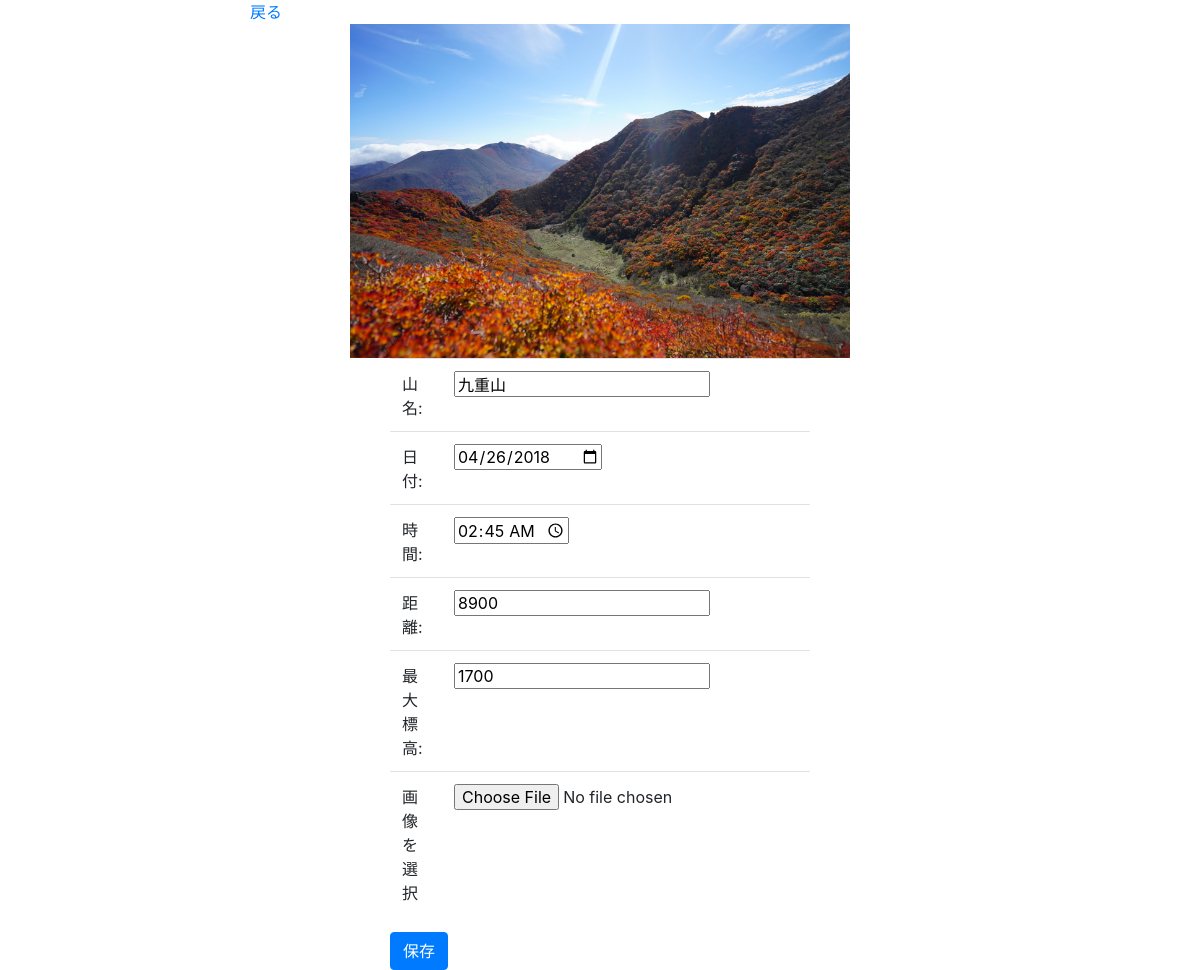
The page /edit.php?id=14 (signed in) on the database its author committed.
### tables this page shows
CREATE TABLE `tozan_record_table` (
  `image_id` int(11) NOT NULL,
  `image_name` varchar(256) NOT NULL,
  `created_at` datetime NOT NULL,
  `name` varchar(255) NOT NULL,
  `date` date DEFAULT NULL,
  `time` time NOT NULL,
  `distance` int(11) NOT NULL,
  `maximumAltitude` int(11) NOT NULL
);

### edit.php (the view, shortened to what this page needs)
<?php
$pdo = connect_to_db();
$id = $_GET['id'];
$sql = 'SELECT * FROM tozan_record_table WHERE image_id=:id';
$stmt = $pdo->prepare($sql);
$stmt->bindValue(':id', $id, PDO::PARAM_INT);
$status = $stmt->execute();
if ($status == false) {
  $error = $stmt->errorInfo();
  echo json_encode(["error_msg" => "{$error[2]}"]);
  exit();
} else {
  $record = $stmt->fetch(PDO::FETCH_ASSOC);
}
?>
<link rel="stylesheet" href="https://stackpath.bootstrapcdn.com/bootstrap/4.3.1/css/bootstrap.min.css">
<body style="max-width: 700px; margin: 0 auto;">
  <a href="input.php">戻る</a>
  <div style="text-align:center">
  <img
    src="images/<?php echo $record['image_name']; ?>"
    width="500px" height="auto">
  </div>
  <form action="update.php" method="POST" enctype="multipart/form-data" style="width: 60%; margin:0 auto;">
    <table class="table">
      <tbody>
        <tr>
          <td class="col-md-5">山名:</td>
          <td class="col-md-5"><input type="text" name="name" value="<?= $record["name"] ?>"></td>
        </tr>
        <tr>
          <td>日付:</td>
          <td><input type="date" name="date" value="<?= $record["date"] ?>"></td>
        </tr>
        <tr>
          <td>時間:</td>
          <td><input type="time" step="300" name="time" value="<?= $record["time"] ?>"></td>
        </tr>
        <tr>
          <td>距離:</td>
          <td><input type="text" name="distance" value="<?= $record["distance"] ?>"></td>
        </tr>
        <tr>
          <td>最大標高:</td>
          <td><input type="text" name="maximumAltitude" value="<?= $record["maximumAltitude"] ?>"></td>
        </tr>
        <tr>
          <td>画像を選択</td>
          <td><input type="file" name="image2" required></td>
        </tr>
      </tbody>
    </table>
    <button type="submit" class="btn btn-primary">保存</button>
  </form>
</body>

### rows shown on the page
tozan_record_table: image_name (picture), name "九重山", date "04/26/2018", time "02:45:00", distance "8900", maximumAltitude "1700"
